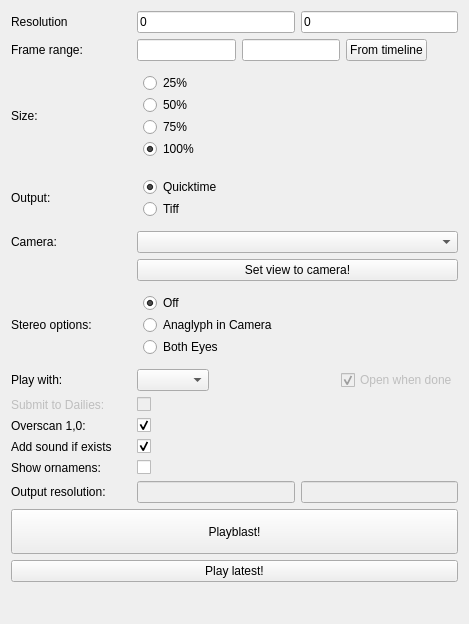
<?xml version="1.0" encoding="UTF-8"?>
<ui version="4.0">
 <class>Playblast</class>
 <widget class="QWidget" name="Playblast">
  <property name="geometry">
   <rect>
    <x>0</x>
    <y>0</y>
    <width>469</width>
    <height>624</height>
   </rect>
  </property>
  <property name="windowTitle">
   <string>Playblast</string>
  </property>
  <layout class="QVBoxLayout" name="verticalLayout_2">
   <item>
    <layout class="QVBoxLayout" name="verticalLayout">
     <item>
      <layout class="QHBoxLayout" name="horizontalLayout_4">
       <item>
        <widget class="QLabel" name="label_10">
         <property name="minimumSize">
          <size>
           <width>120</width>
           <height>0</height>
          </size>
         </property>
         <property name="maximumSize">
          <size>
           <width>120</width>
           <height>16777215</height>
          </size>
         </property>
         <property name="text">
          <string>Resolution</string>
         </property>
        </widget>
       </item>
       <item>
        <widget class="QLineEdit" name="widthEdit">
         <property name="text">
          <string>0</string>
         </property>
        </widget>
       </item>
       <item>
        <widget class="QLineEdit" name="heightEdit">
         <property name="text">
          <string>0</string>
         </property>
        </widget>
       </item>
      </layout>
     </item>
     <item>
      <layout class="QHBoxLayout" name="horizontalLayout">
       <item>
        <widget class="QLabel" name="label">
         <property name="minimumSize">
          <size>
           <width>120</width>
           <height>0</height>
          </size>
         </property>
         <property name="maximumSize">
          <size>
           <width>120</width>
           <height>16777215</height>
          </size>
         </property>
         <property name="text">
          <string>Frame range: </string>
         </property>
        </widget>
       </item>
       <item>
        <widget class="QLineEdit" name="frameStart"/>
       </item>
       <item>
        <widget class="QLineEdit" name="frameEnd"/>
       </item>
       <item>
        <widget class="QPushButton" name="fromTimeLineButton">
         <property name="text">
          <string>From timeline</string>
         </property>
        </widget>
       </item>
       <item>
        <spacer name="horizontalSpacer">
         <property name="orientation">
          <enum>Qt::Horizontal</enum>
         </property>
         <property name="sizeHint" stdset="0">
          <size>
           <width>40</width>
           <height>20</height>
          </size>
         </property>
        </spacer>
       </item>
      </layout>
     </item>
     <item>
      <layout class="QHBoxLayout" name="horizontalLayout_2">
       <item>
        <widget class="QLabel" name="label_2">
         <property name="minimumSize">
          <size>
           <width>120</width>
           <height>0</height>
          </size>
         </property>
         <property name="maximumSize">
          <size>
           <width>120</width>
           <height>16777215</height>
          </size>
         </property>
         <property name="text">
          <string>Size:</string>
         </property>
        </widget>
       </item>
       <item>
        <widget class="QWidget" name="sizeWidget" native="true">
         <layout class="QVBoxLayout" name="verticalLayout_5">
          <property name="spacing">
           <number>2</number>
          </property>
          <property name="margin">
           <number>6</number>
          </property>
          <item>
           <widget class="QRadioButton" name="size25">
            <property name="text">
             <string>25%</string>
            </property>
           </widget>
          </item>
          <item>
           <widget class="QRadioButton" name="size50">
            <property name="text">
             <string>50%</string>
            </property>
           </widget>
          </item>
          <item>
           <widget class="QRadioButton" name="size75">
            <property name="text">
             <string>75%</string>
            </property>
           </widget>
          </item>
          <item>
           <widget class="QRadioButton" name="size100">
            <property name="text">
             <string>100%</string>
            </property>
            <property name="checked">
             <bool>true</bool>
            </property>
           </widget>
          </item>
         </layout>
        </widget>
       </item>
      </layout>
     </item>
     <item>
      <layout class="QHBoxLayout" name="horizontalLayout_3">
       <item>
        <widget class="QLabel" name="label_3">
         <property name="minimumSize">
          <size>
           <width>120</width>
           <height>0</height>
          </size>
         </property>
         <property name="maximumSize">
          <size>
           <width>120</width>
           <height>16777215</height>
          </size>
         </property>
         <property name="text">
          <string>Output: </string>
         </property>
        </widget>
       </item>
       <item>
        <widget class="QWidget" name="widget" native="true">
         <layout class="QVBoxLayout" name="verticalLayout_3">
          <property name="spacing">
           <number>2</number>
          </property>
          <property name="margin">
           <number>6</number>
          </property>
          <item>
           <widget class="QRadioButton" name="formatQuicktime">
            <property name="text">
             <string>Quicktime</string>
            </property>
            <property name="checked">
             <bool>true</bool>
            </property>
           </widget>
          </item>
          <item>
           <widget class="QRadioButton" name="formatTiff">
            <property name="text">
             <string>Tiff</string>
            </property>
           </widget>
          </item>
         </layout>
        </widget>
       </item>
      </layout>
     </item>
    </layout>
   </item>
   <item>
    <layout class="QGridLayout" name="gridLayout">
     <item row="1" column="0">
      <widget class="QLabel" name="label_4">
       <property name="minimumSize">
        <size>
         <width>120</width>
         <height>0</height>
        </size>
       </property>
       <property name="maximumSize">
        <size>
         <width>120</width>
         <height>16777215</height>
        </size>
       </property>
       <property name="text">
        <string>Camera:</string>
       </property>
      </widget>
     </item>
     <item row="1" column="1">
      <widget class="QComboBox" name="cameraCombo">
       <property name="minimumSize">
        <size>
         <width>0</width>
         <height>0</height>
        </size>
       </property>
      </widget>
     </item>
     <item row="2" column="1">
      <widget class="QPushButton" name="setViewButton">
       <property name="text">
        <string>Set view to camera!</string>
       </property>
      </widget>
     </item>
    </layout>
   </item>
   <item>
    <layout class="QHBoxLayout" name="horizontalLayout_5">
     <item>
      <widget class="QLabel" name="label_5">
       <property name="minimumSize">
        <size>
         <width>120</width>
         <height>0</height>
        </size>
       </property>
       <property name="maximumSize">
        <size>
         <width>120</width>
         <height>16777215</height>
        </size>
       </property>
       <property name="text">
        <string>Stereo options: </string>
       </property>
      </widget>
     </item>
     <item>
      <widget class="QWidget" name="widget_2" native="true">
       <layout class="QVBoxLayout" name="verticalLayout_4">
        <property name="spacing">
         <number>2</number>
        </property>
        <property name="margin">
         <number>6</number>
        </property>
        <item>
         <widget class="QRadioButton" name="stereoOff">
          <property name="text">
           <string>Off</string>
          </property>
          <property name="checked">
           <bool>true</bool>
          </property>
         </widget>
        </item>
        <item>
         <widget class="QRadioButton" name="stereoAna">
          <property name="text">
           <string>Anaglyph in Camera</string>
          </property>
         </widget>
        </item>
        <item>
         <widget class="QRadioButton" name="stereoMulti">
          <property name="text">
           <string>Both Eyes</string>
          </property>
         </widget>
        </item>
       </layout>
      </widget>
     </item>
    </layout>
   </item>
   <item>
    <layout class="QHBoxLayout" name="horizontalLayout_6">
     <item>
      <widget class="QLabel" name="label_6">
       <property name="minimumSize">
        <size>
         <width>120</width>
         <height>0</height>
        </size>
       </property>
       <property name="maximumSize">
        <size>
         <width>120</width>
         <height>16777215</height>
        </size>
       </property>
       <property name="text">
        <string>Play with: </string>
       </property>
      </widget>
     </item>
     <item>
      <widget class="QComboBox" name="playwithCombo">
       <property name="minimumSize">
        <size>
         <width>0</width>
         <height>0</height>
        </size>
       </property>
      </widget>
     </item>
     <item>
      <spacer name="horizontalSpacer_4">
       <property name="orientation">
        <enum>Qt::Horizontal</enum>
       </property>
       <property name="sizeHint" stdset="0">
        <size>
         <width>40</width>
         <height>20</height>
        </size>
       </property>
      </spacer>
     </item>
     <item>
      <widget class="QCheckBox" name="checkBox">
       <property name="enabled">
        <bool>false</bool>
       </property>
       <property name="text">
        <string>Open when done</string>
       </property>
       <property name="checked">
        <bool>true</bool>
       </property>
      </widget>
     </item>
    </layout>
   </item>
   <item>
    <layout class="QHBoxLayout" name="horizontalLayout_7">
     <item>
      <widget class="QLabel" name="label_7">
       <property name="enabled">
        <bool>false</bool>
       </property>
       <property name="minimumSize">
        <size>
         <width>120</width>
         <height>0</height>
        </size>
       </property>
       <property name="maximumSize">
        <size>
         <width>120</width>
         <height>16777215</height>
        </size>
       </property>
       <property name="text">
        <string>Submit to Dailies: </string>
       </property>
      </widget>
     </item>
     <item>
      <widget class="QCheckBox" name="checkBox_2">
       <property name="enabled">
        <bool>false</bool>
       </property>
       <property name="text">
        <string/>
       </property>
      </widget>
     </item>
    </layout>
   </item>
   <item>
    <layout class="QHBoxLayout" name="horizontalLayout_8">
     <item>
      <widget class="QLabel" name="label_8">
       <property name="minimumSize">
        <size>
         <width>120</width>
         <height>0</height>
        </size>
       </property>
       <property name="maximumSize">
        <size>
         <width>120</width>
         <height>16777215</height>
        </size>
       </property>
       <property name="text">
        <string>Overscan 1,0:</string>
       </property>
      </widget>
     </item>
     <item>
      <widget class="QCheckBox" name="overscan">
       <property name="text">
        <string/>
       </property>
       <property name="checked">
        <bool>true</bool>
       </property>
      </widget>
     </item>
    </layout>
   </item>
   <item>
    <layout class="QHBoxLayout" name="horizontalLayout_9">
     <item>
      <widget class="QLabel" name="label_9">
       <property name="minimumSize">
        <size>
         <width>120</width>
         <height>0</height>
        </size>
       </property>
       <property name="maximumSize">
        <size>
         <width>120</width>
         <height>16777215</height>
        </size>
       </property>
       <property name="text">
        <string>Add sound if exists</string>
       </property>
      </widget>
     </item>
     <item>
      <widget class="QCheckBox" name="soundCheck">
       <property name="text">
        <string/>
       </property>
       <property name="checked">
        <bool>true</bool>
       </property>
      </widget>
     </item>
    </layout>
   </item>
   <item>
    <layout class="QHBoxLayout" name="horizontalLayout_11">
     <item>
      <widget class="QLabel" name="label_12">
       <property name="minimumSize">
        <size>
         <width>120</width>
         <height>0</height>
        </size>
       </property>
       <property name="maximumSize">
        <size>
         <width>120</width>
         <height>16777215</height>
        </size>
       </property>
       <property name="text">
        <string>Show ornamens: </string>
       </property>
      </widget>
     </item>
     <item>
      <widget class="QCheckBox" name="ornamentsCheck">
       <property name="text">
        <string/>
       </property>
      </widget>
     </item>
    </layout>
   </item>
   <item>
    <layout class="QHBoxLayout" name="horizontalLayout_10">
     <item>
      <widget class="QLabel" name="label_11">
       <property name="minimumSize">
        <size>
         <width>120</width>
         <height>0</height>
        </size>
       </property>
       <property name="maximumSize">
        <size>
         <width>120</width>
         <height>16777215</height>
        </size>
       </property>
       <property name="text">
        <string>Output resolution: </string>
       </property>
      </widget>
     </item>
     <item>
      <widget class="QLineEdit" name="widthFinalEdit">
       <property name="enabled">
        <bool>false</bool>
       </property>
      </widget>
     </item>
     <item>
      <widget class="QLineEdit" name="heightFinalEdit">
       <property name="enabled">
        <bool>false</bool>
       </property>
      </widget>
     </item>
    </layout>
   </item>
   <item>
    <widget class="QPushButton" name="playBlastButton">
     <property name="minimumSize">
      <size>
       <width>0</width>
       <height>45</height>
      </size>
     </property>
     <property name="text">
      <string>Playblast!</string>
     </property>
    </widget>
   </item>
   <item>
    <widget class="QPushButton" name="playLatestButton">
     <property name="text">
      <string>Play latest!</string>
     </property>
    </widget>
   </item>
   <item>
    <spacer name="verticalSpacer">
     <property name="orientation">
      <enum>Qt::Vertical</enum>
     </property>
     <property name="sizeHint" stdset="0">
      <size>
       <width>20</width>
       <height>40</height>
      </size>
     </property>
    </spacer>
   </item>
  </layout>
 </widget>
 <resources/>
 <connections>
  <connection>
   <sender>size25</sender>
   <signal>clicked()</signal>
   <receiver>Playblast</receiver>
   <slot>updateOutputResolution()</slot>
   <hints>
    <hint type="sourcelabel">
     <x>167</x>
     <y>95</y>
    </hint>
    <hint type="destinationlabel">
     <x>469</x>
     <y>75</y>
    </hint>
   </hints>
  </connection>
  <connection>
   <sender>size50</sender>
   <signal>clicked()</signal>
   <receiver>Playblast</receiver>
   <slot>updateOutputResolution()</slot>
   <hints>
    <hint type="sourcelabel">
     <x>207</x>
     <y>114</y>
    </hint>
    <hint type="destinationlabel">
     <x>472</x>
     <y>140</y>
    </hint>
   </hints>
  </connection>
  <connection>
   <sender>size75</sender>
   <signal>clicked()</signal>
   <receiver>Playblast</receiver>
   <slot>updateOutputResolution()</slot>
   <hints>
    <hint type="sourcelabel">
     <x>281</x>
     <y>131</y>
    </hint>
    <hint type="destinationlabel">
     <x>468</x>
     <y>182</y>
    </hint>
   </hints>
  </connection>
  <connection>
   <sender>size100</sender>
   <signal>clicked()</signal>
   <receiver>Playblast</receiver>
   <slot>updateOutputResolution()</slot>
   <hints>
    <hint type="sourcelabel">
     <x>235</x>
     <y>155</y>
    </hint>
    <hint type="destinationlabel">
     <x>468</x>
     <y>166</y>
    </hint>
   </hints>
  </connection>
  <connection>
   <sender>widthEdit</sender>
   <signal>textChanged(QString)</signal>
   <receiver>Playblast</receiver>
   <slot>updateOutputResolution()</slot>
   <hints>
    <hint type="sourcelabel">
     <x>218</x>
     <y>17</y>
    </hint>
    <hint type="destinationlabel">
     <x>465</x>
     <y>52</y>
    </hint>
   </hints>
  </connection>
  <connection>
   <sender>heightEdit</sender>
   <signal>textChanged(QString)</signal>
   <receiver>Playblast</receiver>
   <slot>updateOutputResolution()</slot>
   <hints>
    <hint type="sourcelabel">
     <x>415</x>
     <y>26</y>
    </hint>
    <hint type="destinationlabel">
     <x>468</x>
     <y>12</y>
    </hint>
   </hints>
  </connection>
 </connections>
 <slots>
  <slot>updateOutputResolution()</slot>
 </slots>
</ui>
